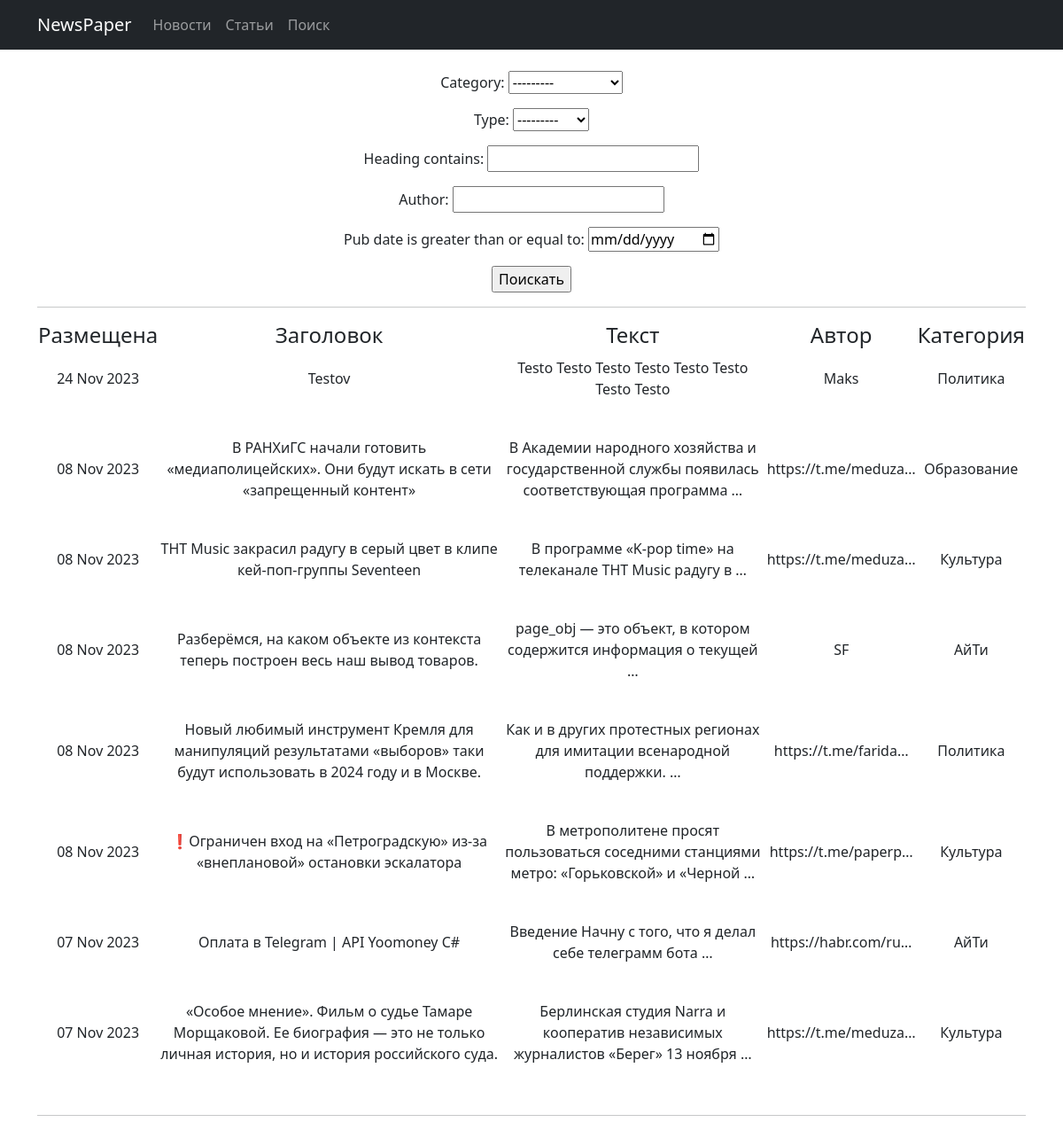
Page /news/search/ on the earlier database version.
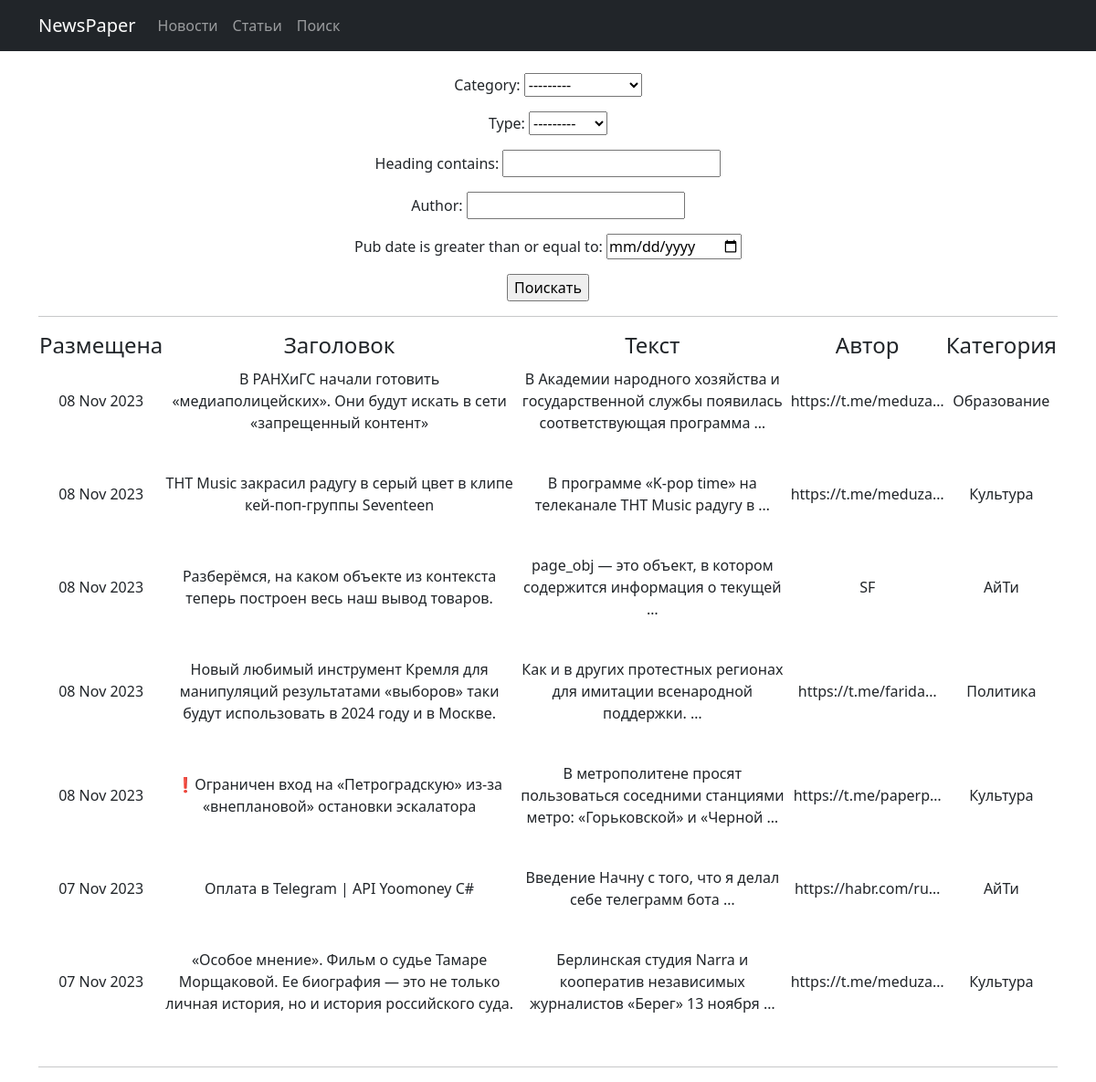
Same page on the later database version.
### NewsPaper/models.py (models this page shows, shortened)
class News(models.Model):
    article = 'AR'
    news = 'NW'
    SELECT = [(article, 'статья'), (news, 'новость')]
    heading = models.CharField(max_length=150, unique=True)
    text = models.TextField(unique=True)
    category = models.ForeignKey(to='Category', on_delete=models.CASCADE, related_name='news')
    author = models.CharField(max_length=255)
    pub_date = models.DateTimeField(auto_now_add=True)
    type = models.CharField(max_length=2, choices=SELECT)

class Category(models.Model):
    name = models.CharField(max_length=30, unique=True)
    subscribers = models.ManyToManyField(User, blank=True,  null=True, related_name='categories')
    def __str__(self):
        return self.name

### NewsPaper/views.py (the view)
# urls.py: path('search/', SearchView.as_view(), name='search'),
class SearchView(ListView):
    model = News
    ordering = '-pub_date'
    template_name = 'search.html'
    context_object_name = 'news'
    def get_context_data(self, **kwargs):
        context = super().get_context_data(**kwargs)
        context['filterset'] = self.filterset
        return context
    def get_queryset(self):
        queryset = super().get_queryset()
        self.filterset = NewsFilter(self.request.GET, queryset)
        return self.filterset.qs

### NewsPaper/templatetags/custom_filters.py (called while the page is built)
@register.filter()
def b_dictionary(value):
    for word in bullshit_dictionary:
        if word.lower() in value.lower():
            value = value.replace(word[2:], '*' * len(word))
    return value

### templates/search.html (shortened to what this page needs)
{% extends 'flatpages/default.html' %}
{% load custom_filters %}
{% load custom_tags %}
{% block content %}
<br>
    <form action="" method="get">
        {{ filterset.form.as_p }}
        <input type="submit" value="Поискать" />
    {% if news %}
    <br>
    <hr>
        <table>
            <tr>
                <td><h4>Размещена</h4></td>
                <td><h4>Заголовок</h4></td>
                <td><h4>Текст</h4></td>
                <td><h4>Автор</h4></td>
                <td><h4>Категория</h4></td>
            </tr>
            {% for n in news %}
            <tr>
                <td><p>{{ n.pub_date|date:'d M Y' }}<br /><br /></p></td>
                <td><p>{{ n.heading|b_dictionary }}<br /><br /></p></td>
                <td><p>{{ n.text|b_dictionary|truncatewords:10 }}<br /><br /></p></td>
                <td><p>{{ n.author|truncatechars:20 }}<br /><br /></p></td>
                <td><p>{{ n.category.name }}<br /><br /></p></td>
            </tr>
            {% endfor %}
        </table>
    <hr>
    {% else %}
        <h2>Сегодня без думскроллинга 🤖</h2>
    {% endif %}
{% endblock content %}

Differences in the rows shown:
removed News: pub_date "24 Nov 2023", heading|b_dictionary "Testov", text|b_dictionary "Testo Testo Testo Testo Testo Testo Testo Testo", author "Maks", category.name "Политика"
